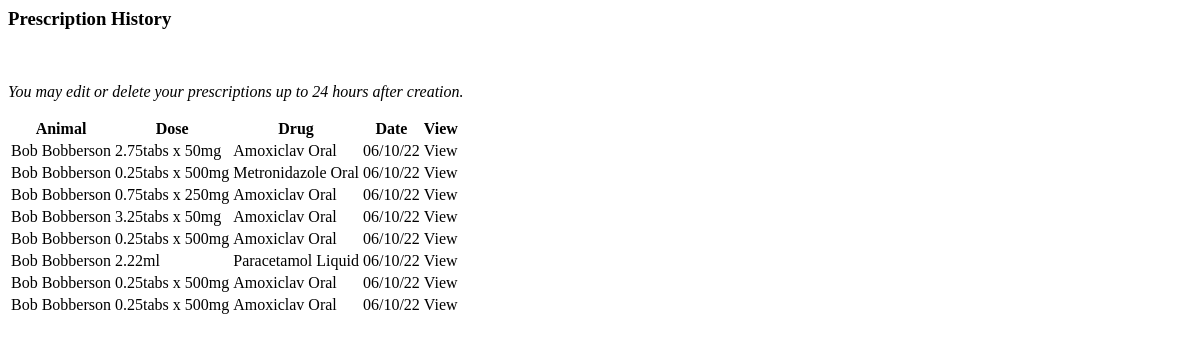
The app's page /prescriptions/vet-prescrip/ (signed in), older data.
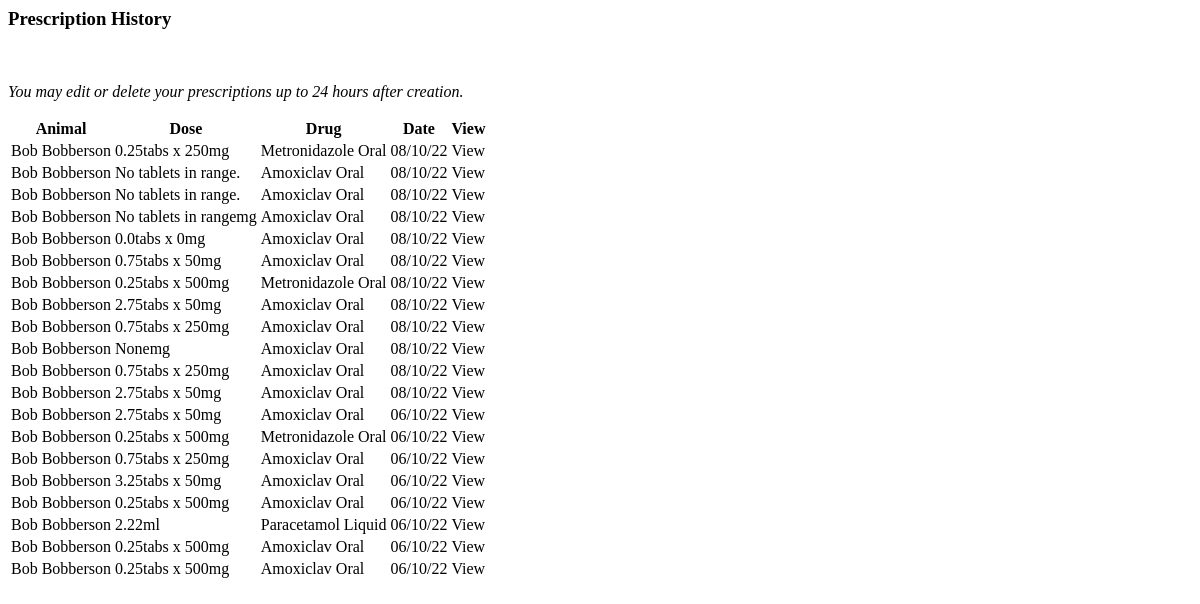
The same page, newer data.
### prescriptions/models.py (models this page shows, shortened)
class Prescription(models.Model):
    animal = models.ForeignKey(Record, on_delete=models.CASCADE, default=1)
    animal_weight = models.DecimalField(max_digits=5, decimal_places=2,
                                        blank=True, null=True)
    vet = models.ForeignKey(Vet, on_delete=models.CASCADE, default=1)
    drug = models.ForeignKey(Drug, on_delete=models.CASCADE, default=None)
    type = models.CharField(max_length=10, blank=True)
    drug_dose = models.DecimalField(max_digits=4, decimal_places=2,
                                    blank=True, null=True)
    drug_dose_high = models.DecimalField(max_digits=4, decimal_places=2,
                                         blank=True, null=True)
    dose = models.CharField(max_length=100, blank=True, null=True)
    measure = models.CharField(max_length=2, blank=True)
    frequency = models.CharField(max_length=10, choices=FREQUENCY, blank=True)
    length = models.PositiveIntegerField(default=0, blank=True)
    route = models.CharField(max_length=8, blank=True)
    date = models.DateTimeField(auto_now_add=True)
    class Meta:
        ordering = ['-date']

class Drug(models.Model):
    name = models.CharField(max_length=50)
    type = models.CharField(max_length=10, choices=TYPES, default='Injectable')
    dose = models.DecimalField(max_digits=4, decimal_places=2)
    high_dose = models.DecimalField(max_digits=4, decimal_places=2, blank=True,
                                    null=True,
                                    help_text='Add high dose for tablets \
                                    only.')
    tablet_strength = models.CharField(max_length=100, blank=True,
                                       help_text='Add tablet strength in \
                                       numbers, separated by commas.')
    measure = models.CharField(max_length=2, choices=MEASURE)
    category = models.ForeignKey(Category, on_delete=models.CASCADE)
    route = models.CharField(max_length=8, choices=ROUTES)
    warnings = models.CharField(max_length=300, default='None')
    def __str__(self):
        return self.name
    class Meta:
        ordering = ['name']

### records/models.py (models this page shows)
class Record(models.Model):
    name = models.CharField(max_length=50)
    surname = models.CharField(max_length=50)
    date_of_birth = models.DateField()
    species = models.CharField(choices=SPECIES, max_length=10)
    breed = models.CharField(max_length=50)
    sex = models.CharField(choices=SEX, max_length=10)
    weight = models.DecimalField(max_digits=5, decimal_places=2)
    note = models.CharField(max_length=300, blank=True)
    def __str__(self):
        return self.name + " " + self.surname
    class Meta:
        ordering = ['surname']
        unique_together = [
            'name',
            'surname',
            'date_of_birth',
            'species',
            'sex']

### petrx/decorators.py (the view)
    def wrapper(request, *args, **kwargs):
        if request.user.is_authenticated:
            if request.user.is_active:
                return function(request, *args, **kwargs)
            else:
                return render(request, 'vetprofiles/restricted.html')
        else:
            return redirect('vetprofiles:login')

### prescriptions/views.py (called while the page is built)
@vet_login_and_active
def vet_prescrip(request):
    prescrip_list = Prescription.objects.filter(vet=request.user).all()
    context = {'prescrip_list': prescrip_list}
    return render(request, 'prescriptions/list_prescrip_vet.html', context)

### prescriptions/templates/prescriptions/list_prescrip_vet.html (shortened to what this page needs)
<h3 class="subheadings">Prescription History</h3>
<p><em>You may edit or delete your prescriptions up to 24 hours after creation.</em></p>
<div class="prescrip-contain">
    <table>
        <thead>
            <tr>
                <th>Animal</th>
                <th class="lg-prescrip">Dose</th>
                <th class="lg-prescrip">Drug</th>
                <th>Date</th>
                <th>View</th>
            </tr>
        </thead>
        <tbody>
            {% for prescription in prescrip_list %}
            <tr>
                <td>{{ prescription.animal }}</td>
                <td class="lg-prescrip">{{ prescription.dose }}{{ prescription.measure }}</td>
                <td class="lg-prescrip">{{ prescription.drug }}</td>
                <td>{{ prescription.date|date:'d/m/y' }}</td>
                <td><a data-hx-get="{% url 'prescriptions:detail_prescrip' prescrip_id=prescription.id %}"
                        data-hx-target="#modal-dialog" class="pet-links" aria-label="View prescription">View</a></td>
            </tr>
        </tbody>
        {% endfor %}
    </table>
</div>

Row changes from the older to the newer data that the page shows:
added Prescription: animal "Bob Bobberson", dose "0.25tabs x 250", measure "mg", drug "Metronidazole Oral", date "08/10/22"
added Prescription: animal "Bob Bobberson", dose "No tablets in range.", drug "Amoxiclav Oral", date "08/10/22"
added Prescription: animal "Bob Bobberson", dose "No tablets in range.", drug "Amoxiclav Oral", date "08/10/22"
added Prescription: animal "Bob Bobberson", dose "No tablets in range", measure "mg", drug "Amoxiclav Oral", date "08/10/22"
added Prescription: animal "Bob Bobberson", dose "0.0tabs x 0", measure "mg", drug "Amoxiclav Oral", date "08/10/22"
added Prescription: animal "Bob Bobberson", dose "0.75tabs x 50", measure "mg", drug "Amoxiclav Oral", date "08/10/22"
added Prescription: animal "Bob Bobberson", dose "0.25tabs x 500", measure "mg", drug "Metronidazole Oral", date "08/10/22"
added Prescription: animal "Bob Bobberson", dose "2.75tabs x 50", measure "mg", drug "Amoxiclav Oral", date "08/10/22"
added Prescription: animal "Bob Bobberson", dose "0.75tabs x 250", measure "mg", drug "Amoxiclav Oral", date "08/10/22"
added Prescription: animal "Bob Bobberson", dose "None", measure "mg", drug "Amoxiclav Oral", date "08/10/22"
added Prescription: animal "Bob Bobberson", dose "0.75tabs x 250", measure "mg", drug "Amoxiclav Oral", date "08/10/22"
added Prescription: animal "Bob Bobberson", dose "2.75tabs x 50", measure "mg", drug "Amoxiclav Oral", date "08/10/22"
